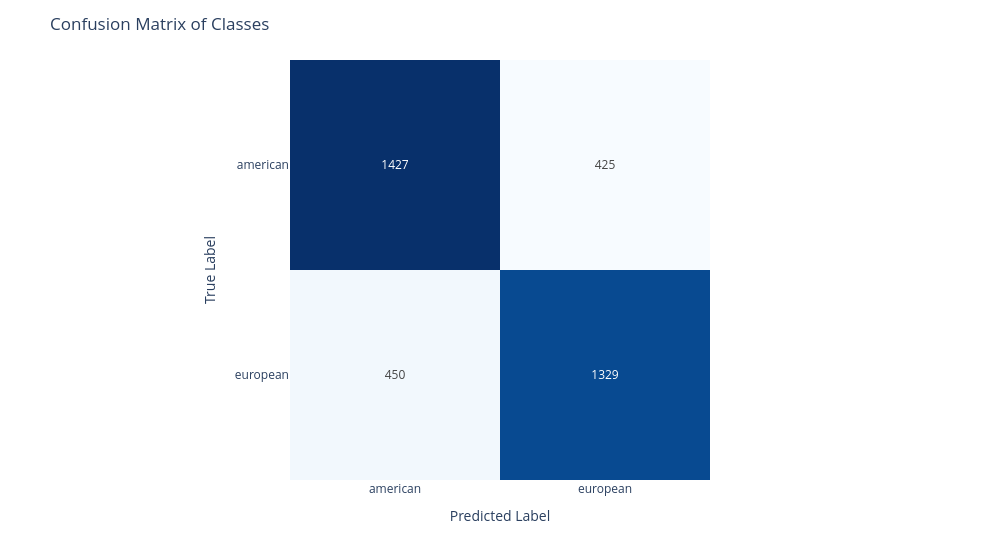

Notebook source saved alongside this figure:
### Code cell
from sklearn.metrics import confusion_matrix
import plotly.express as px

# Compute confusion matrix
cm = confusion_matrix(y_test, y_pred)
labels = le.classes_ 

# Create a Plotly heatmap
fig = px.imshow(
    cm,
    text_auto=True,
    x=labels,
    y=labels,
    color_continuous_scale="Blues",
    labels=dict(x="Predicted Label", y="True Label", color="Count")
)

fig.update_layout(
    title="Confusion Matrix of Classes",
    xaxis=dict(side="bottom"),
    coloraxis_showscale=False,
    width = 1000
)

fig.show()

fig.write_html('confusion-matrix.html', include_plotlyjs='cdn')

### Figure 1 — Plotly figure (JSON) as saved in the notebook; plotly's stock layout.template omitted (floating-point values rounded to 4 significant figures)
{"data": [{"coloraxis": "coloraxis", "hovertemplate": "Predicted Label: %{x}<br>True Label: %{y}<br>Count: %{z}<extra></extra>", "name": "0", "texttemplate": "%{z}", "type": "heatmap", "x": ["american", "european"], "xaxis": "x", "y": ["american", "european"], "yaxis": "y", "z": [[1427, 425], [450, 1329]]}], "layout": {"coloraxis": {"colorbar": {"title": {"text": "Count"}}, "colorscale": [[0, "rgb(247,251,255)"], [0.125, "rgb(222,235,247)"], [0.25, "rgb(198,219,239)"], [0.375, "rgb(158,202,225)"], [0.5, "rgb(107,174,214)"], [0.625, "rgb(66,146,198)"], [0.75, "rgb(33,113,181)"], [0.875, "rgb(8,81,156)"], [1, "rgb(8,48,107)"]], "showscale": false}, "margin": {"t": 60}, "title": {"text": "Confusion Matrix of Classes"}, "width": 1000, "xaxis": {"anchor": "y", "constrain": "domain", "domain": [0, 1], "scaleanchor": "y", "side": "bottom", "title": {"text": "Predicted Label"}}, "yaxis": {"anchor": "x", "autorange": "reversed", "constrain": "domain", "domain": [0, 1], "title": {"text": "True Label"}}}}
